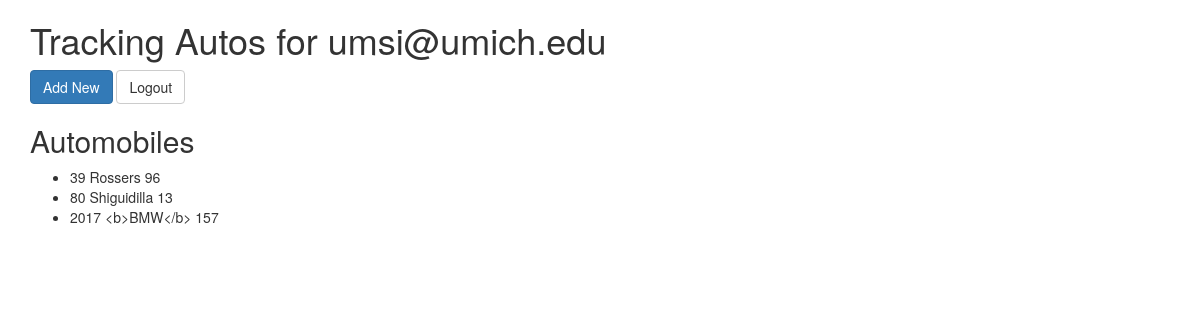
Screenshot of /Building-Database-Applications-in-PHP/Week-4/view.php (signed in) with the database file from the repository.
### tables this page shows
CREATE TABLE `autos` (
  `auto_id` int(10) UNSIGNED NOT NULL,
  `make` varchar(128) DEFAULT NULL,
  `model` varchar(255) DEFAULT NULL,
  `year` int(11) DEFAULT NULL,
  `mileage` int(11) DEFAULT NULL
);

### Building-Database-Applications-in-PHP/Week-4/view.php (the view, shortened to what this page needs)
<?php
try
{
    $pdo = new PDO("mysql:host=localhost;dbname=coursera_building_database_applications_in_php", "root", "");
    $pdo->setAttribute(PDO::ATTR_ERRMODE, PDO::ERRMODE_EXCEPTION);
}
catch(PDOException $e)
{
    echo "Connection failed: " . $e->getMessage();
    die();
}
$name = htmlentities($_SESSION['name']);
$autos = [];
$all_autos = $pdo->query("SELECT * FROM autos");
while ( $row = $all_autos->fetch(PDO::FETCH_OBJ) )
{
    $autos[] = $row;
}
?>
<!DOCTYPE html>
<html>
    <head>
        <link href="https://maxcdn.bootstrapcdn.com/bootstrap/3.3.7/css/bootstrap.min.css" rel="stylesheet">
    </head>
    <body>
        <div class="container">
            <h1>Tracking Autos for <?php echo $name; ?></h1>
            <p>
				<a href="add.php" class="btn btn-primary">Add New</a>
				<a href="logout.php" class="btn btn-default">Logout</a>
            </p>
            <?php if(!empty($autos)) : ?>
                <h2>Automobiles</h2>
                <ul>
                    <?php foreach($autos as $auto) : ?>
                        <li>
                            <?php echo $auto->year; ?> <?php echo $auto->make; ?> <?php echo $auto->mileage; ?>
                        </li>
                    <?php endforeach; ?>
                </ul>
            <?php endif; ?>
        </div>
    </body>
</html>

### rows the page displays
autos: year "39", make "Rossers", mileage "96"
autos: year "80", make "Shiguidilla", mileage "13"
autos: year "2017", make "<b>BMW</b>", mileage "157"

### other values shown
$name "umsi@umich.edu"
